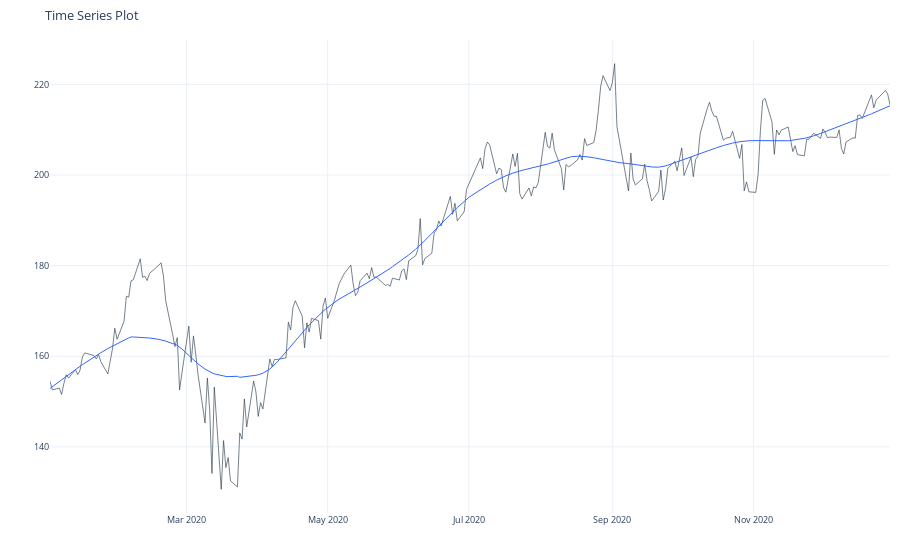

Notebook code for this chart:
### Markdown cell above
## Explore Data

### Code cell
df.plot_timeseries(
    date_column='Date', 
    value_column='Price',
    engine='plotly'
)

### Figure 1 — Plotly figure (JSON) as saved in the notebook; plotly's stock layout.template omitted (floating-point values rounded to 4 significant figures; data arrays with more than 128 entries replaced by an {"elided": "..."} marker saying what was removed)
{"data": [{"hoverlabel": {"font": {"size": 8.8}}, "line": {"color": "rgba(44, 62, 80, 1.0)", "width": 0.65}, "mode": "lines", "name": "Time Series", "showlegend": false, "type": "scatter", "x": {"elided": "252 str values"}, "y": {"elided": "252 float values"}}, {"hoverlabel": {"font": {"size": 8.8}}, "line": {"color": "rgba(51, 102, 255, 1.0)", "width": 1}, "mode": "lines", "name": "Smoother", "showlegend": false, "type": "scatter", "x": {"elided": "252 str values"}, "y": {"elided": "252 float values"}}], "layout": {"autosize": true, "font": {"size": 11}, "legend": {"font": {"size": 8.8}, "title": {"font": {"size": 8.8}, "text": "Legend"}}, "margin": {"b": 40, "l": 10, "r": 10, "t": 40}, "title": {"font": {"size": 13.2}, "text": "Time Series Plot"}, "xaxis": {"anchor": "y", "domain": [0, 1], "showticklabels": true, "tickfont": {"size": 8.8}, "tickformat": "%b %Y", "title": {"text": ""}, "visible": true}, "yaxis": {"anchor": "x", "domain": [0, 1], "tickfont": {"size": 8.8}, "title": {"text": ""}}}}
